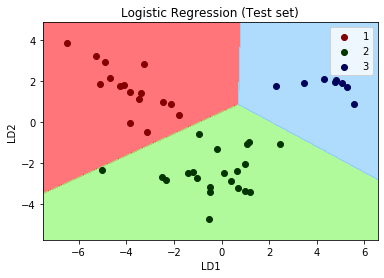

Recreate this plot in Python.
# PCA

# Importing the libraries
import numpy as np
import matplotlib.pyplot as plt
import pandas as pd

# Importing the dataset
dataset = pd.read_csv('Wine.csv')
X = dataset.iloc[:, 0:-1].values
y = dataset.iloc[:, -1].values

# Splitting the dataset into the Training set and Test set
from sklearn.model_selection import train_test_split
X_train, X_test, y_train, y_test = train_test_split(X, y, test_size = 0.25, random_state = 0)

# Feature Scaling
from sklearn.preprocessing import StandardScaler
sc = StandardScaler()
X_train = sc.fit_transform(X_train)
X_test = sc.transform(X_test)

# Applying LDA
from sklearn.discriminant_analysis import LinearDiscriminantAnalysis as LDA
lda = LDA(n_components = 2, solver='eigen')
X_train_LDA2 = lda.fit_transform(X_train, y_train)
X_test_LDA2 = lda.transform(X_test)

explained_variance = lda.explained_variance_ratio_

print (explained_variance)

# Fitting Logistic Regression to the Training set
from sklearn.linear_model import LogisticRegression
classifier = LogisticRegression(random_state = 42)
classifier.fit(X_train_LDA2, y_train)

# Predicting the Test set results
y_pred = classifier.predict(X_test_LDA2)

# Making the Confusion Matrix
from sklearn.metrics import confusion_matrix
cm = confusion_matrix(y_test, y_pred)

# Visualising the Test set results
from matplotlib.colors import ListedColormap
X_set, y_set = X_test_LDA2, y_test
X1, X2 = np.meshgrid(np.arange(start = X_set[:, 0].min() - 1, stop = X_set[:, 0].max() + 1, step = 0.01),
                     np.arange(start = X_set[:, 1].min() - 1, stop = X_set[:, 1].max() + 1, step = 0.01))
plt.contourf(X1, X2, classifier.predict(np.array([X1.ravel(), X2.ravel()]).T).reshape(X1.shape),
             alpha = 0.75, cmap = ListedColormap(('#ff474c', '#96f97b', '#95d0fc')))
plt.xlim(X1.min(), X1.max())
plt.ylim(X2.min(), X2.max())
for i, j in enumerate(np.unique(y_set)):
    plt.scatter(X_set[y_set == j, 0], X_set[y_set == j, 1],
                c = ListedColormap(('#840000', '#033500', '#00035b'))(i), label = j)
plt.title('Logistic Regression (Test set)')
plt.xlabel('LD1')
plt.ylabel('LD2')
plt.legend()
plt.show()

# LDA 3 variable test

lda3 = LDA(n_components = 3, solver='svd')
X_train_LDA3 = lda3.fit_transform(X_train, y_train)
X_test_LDA3 = lda3.transform(X_test)

# Fitting Logistic Regression to the Training set
from sklearn.linear_model import LogisticRegression
class_logit = LogisticRegression(random_state = 42)
class_logit.fit(X_train_LDA3, y_train)

# Predicting the Test set results
y_pred = class_logit.predict(X_test_LDA3)

# Making the Confusion Matrix
from sklearn.metrics import confusion_matrix
cm3 = confusion_matrix(y_test, y_pred)
